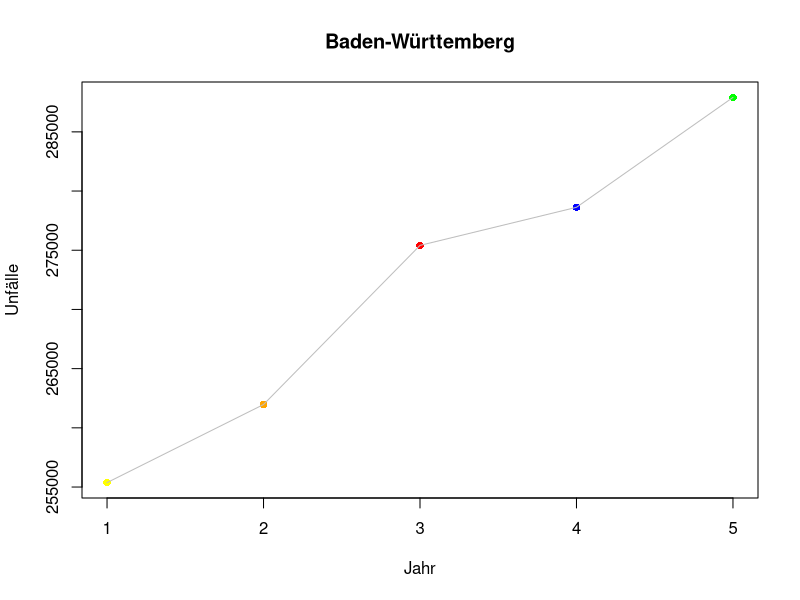
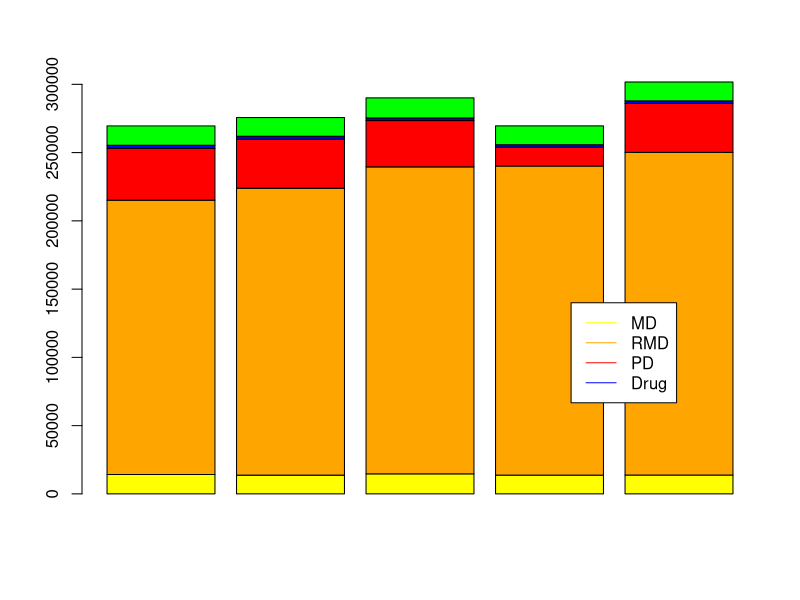
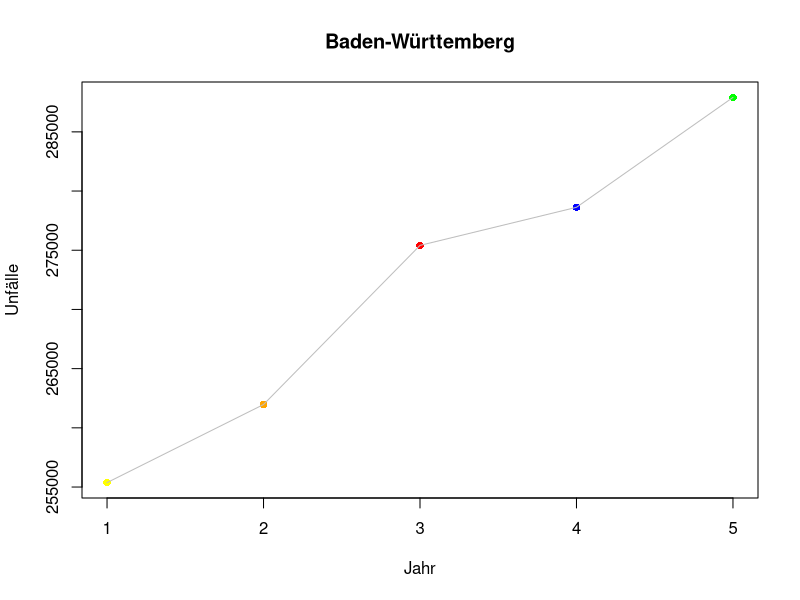
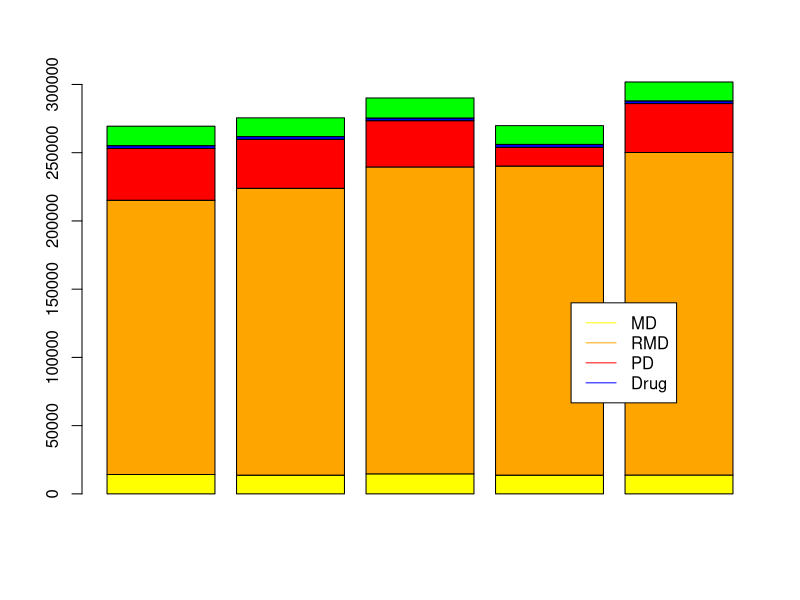
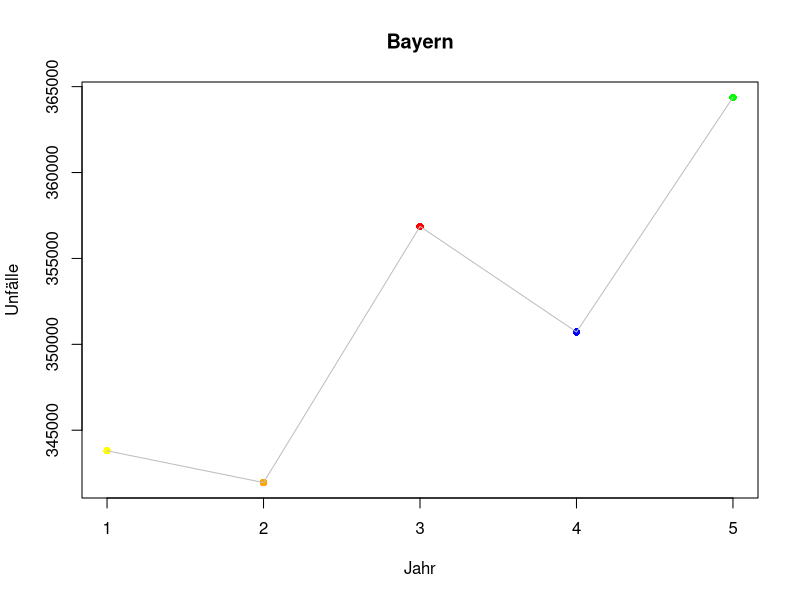
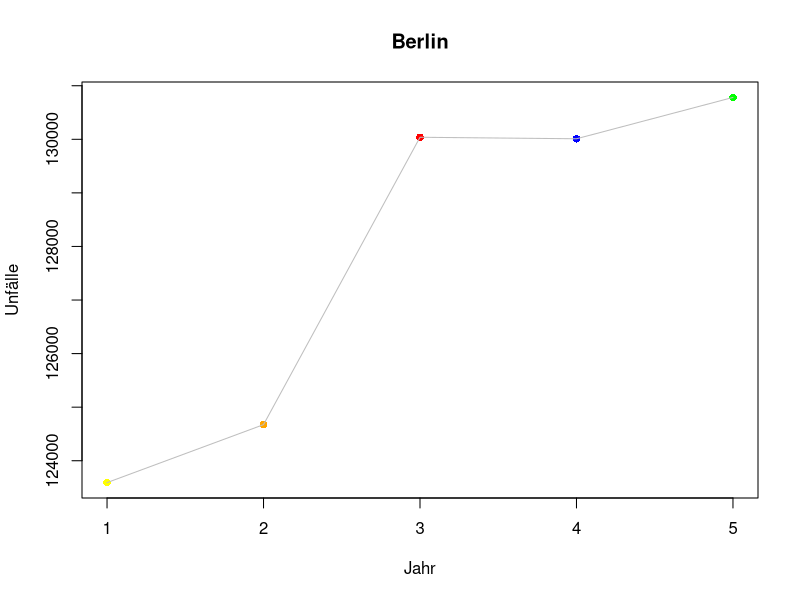
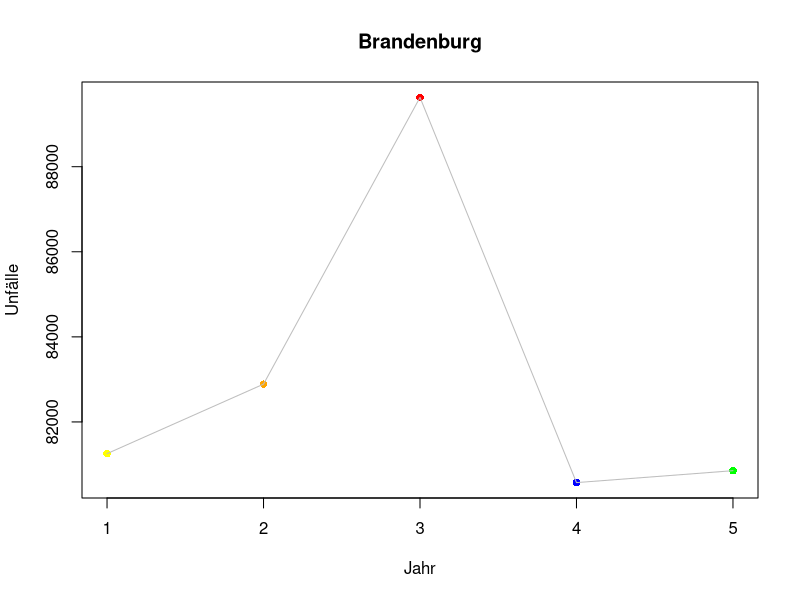
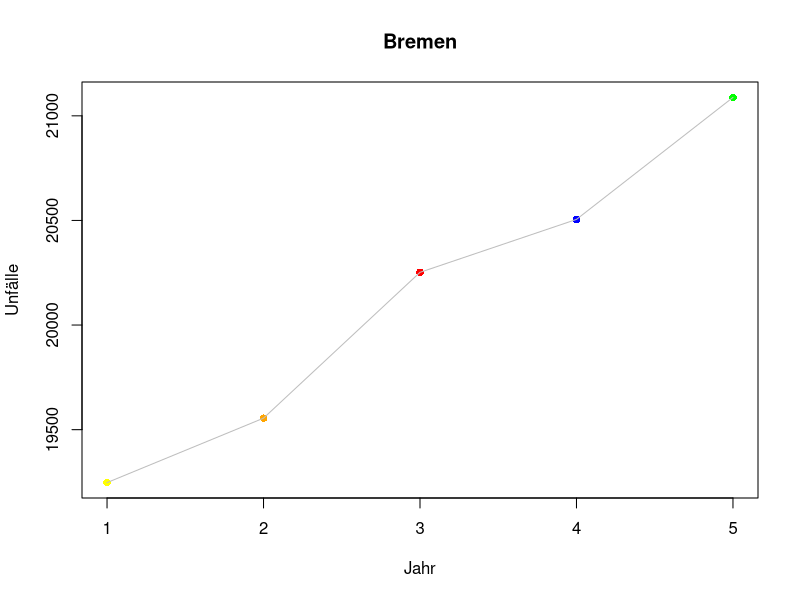

The R source for these figures, in order:
#Einlesen der Datei, System Linux Ubuntu 12.04
setwd("/home/vhx/Dokumente/R-Statistik/Projekt_S_V/WIN_HSHN_S_V/")
d<-read.csv2("unfalldaten.csv",encoding="utf-8")
d
colors = c("yellow", "orange", "red", "blue","green")

options(scipen=999)

# 1.Bundesland Baden Württenberg 
# Entwicklung von 2008 bis 2012 

BW<-subset(d,d$Bundesland =="Baden-Württemberg"  & d$Lage=="Insgesamt" & d$Unfälle =="Insgesamt" )

#Unfälle unter dem Einfluss berausch. Mittel
RBW<-subset(d,d$Bundesland =="Baden-Württemberg" & d$Unfälle =="Sonst. Unfälle unter dem Einfluss berausch. Mittel"  &  d$Lage =="Insgesamt" )
#Vektoren  
RBWJ<-c(RBW$X2008,RBW$X2009,RBW$X2010,RBW$X2011,RBW$X2012)
BWJahre<-c(BW$X2008,BW$X2009,BW$X2010,BW$X2011,BW$X2012)
RBWJ

#Baden-Württemberg;Schwerwiegende Unfälle mit Sachschaden i.e.S
md<-subset(d,d$Bundesland =="Baden-Württemberg" & d$Unfälle =="Schwerwiegende Unfälle mit Sachschaden i.e.S" & d$Lage =="Insgesamt")
md
mdD<-c(md$X2008,md$X2009,md$X2010,md$X2011,md$X2012)
mdD

#Unfälle mit Personenschaden
pd<-subset(d,d$Bundesland =="Baden-Württemberg" & d$Unfälle =="Unfälle mit Personenschaden" & d$Lage =="Insgesamt")
pd
pdD<-c(pd$X2008,pd$X2009,pd$X2010,md$X2011,pd$X2012)
pdD

#Übrige Sachschadensunfälle
rmd<-subset(d,d$Bundesland =="Baden-Württemberg" & d$Unfälle =="Übrige Sachschadensunfälle" & d$Lage =="Insgesamt")
rmdD<-c(rmd$X2008,rmd$X2009,rmd$X2010,rmd$X2011,rmd$X2012)



#Für gestapelte Saeulendiagramm 
t<-c(mdD,rmdD,pdD,RBWJ)
t
test<-matrix(t, nrow=5,ncol=5, byrow = TRUE )
test
#Entwicklung in 5 Jahren
plot(BWJahre,col=colors,ylab="Unfälle",xlab="Jahr",pch=16,main="Baden-Württemberg",cex=1)
lines(BWJahre,col="grey")

#Aufteilung
bw<-barplot(test,beside=F,col=colors)
legend(4.5,140000,c("MD","RMD","PD","Drug"), col=colors,lty=c(1,1))


# 2. Bundesland Bayern
# Entwicklung von 2008 bis 2012 
BY<-subset(d,d$Bundesland =="Bayern"  & d$Lage=="Insgesamt" & d$Unfälle =="Insgesamt")
BY

# Unfälle insgesammt Bayern
BYJahre<-c(BY$X2008,BY$X2009,BY$X2010,BY$X2011,BY$X2012)

#Drogeneinfluss
RBY<-subset(d,d$Bundesland =="Bayern" & d$Unfälle =="Sonst. Unfälle unter dem Einfluss berausch. Mittel"  &  d$Lage =="Insgesamt" )
#Vektoren  
RBYJ<-c(RBY$X2008,RBY$X2009,RBY$X2010,RBY$X2011,RBY$X2012)
RBYJ


#Schwerwiegende Unfälle mit Sachschaden i.e.S
BYmd<-subset(d,d$Bundesland =="Bayern" & d$Unfälle =="Schwerwiegende Unfälle mit Sachschaden i.e.S" & d$Lage =="Insgesamt")
BYmd
BYmdD<-c(md$X2008,md$X2009,md$X2010,md$X2011,md$X2012)
BYmdD

#Unfälle mit Personenschaden
BYpd<-subset(d,d$Bundesland =="Bayern" & d$Unfälle =="Unfälle mit Personenschaden" & d$Lage =="Insgesamt")

BYpdD<-c(pd$X2008,pd$X2009,pd$X2010,md$X2011,pd$X2012)
BYpdD

#Übrige Sachschadensunfälle
BYrmd<-subset(d,d$Bundesland =="Bayern" & d$Unfälle =="Übrige Sachschadensunfälle" & d$Lage =="Insgesamt")
BYrmdD<-c(rmd$X2008,rmd$X2009,rmd$X2010,rmd$X2011,rmd$X2012)



#Für gestapelte Saeulendiagramm 
t<-c(BYmdD,BYrmdD,BYpdD,RBYJ)
t
test<-matrix(t, nrow=5,ncol=5, byrow = TRUE )
test
#Entwicklung in 5 Jahren
plot(BWJahre,col=colors,ylab="Unfälle",xlab="Jahr",pch=16,main="Baden-Württemberg",cex=1)
lines(BWJahre,col="grey")

#Aufteilung
bw<-barplot(test,beside=F,col=colors)
legend(4.5,140000,c("MD","RMD","PD","Drug"), col=colors,lty=c(1,1))





plot(BYJahre,col=colors,ylab="Unfälle",xlab="Jahr",pch=16,main="Bayern")
lines(BYJahre,col="grey")

# 3.Bundesland Berlin
# Entwicklung von 2008 bis 2012 
BER<-subset(d,d$Bundesland =="Berlin" & d$Lage=="Insgesamt" & d$Unfälle =="Insgesamt")
BER

BERJahre<-c(BER$X2008,BER$X2009,BER$X2010,BER$X2011,BER$X2012)
summary(BERJahre)
plot(BERJahre,col=colors,ylab="Unfälle",xlab="Jahr",pch=16,main="Berlin")
lines(BERJahre,col="grey")

# 4. Bundesland Brandenburg
# Entwicklung von 2008 bis 2012

BRA<-subset(d,d$Bundesland =="Brandenburg" & d$Lage=="Insgesamt" & d$Unfälle =="Insgesamt")
BRA


BRAJahre<-c(BRA$X2008,BRA$X2009,BRA$X2010,BRA$X2011,BRA$X2012)
summary(BRAJahre)
plot(BRAJahre,col=colors,ylab="Unfälle",xlab="Jahr",pch=16,main="Brandenburg")
lines(BRAJahre,col="grey")

# 5. Bundesland Bremen
# Entwicklung von 2008 bis 2012

BREM<-subset(d,d$Bundesland =="Bremen" & d$Lage=="Insgesamt" & d$Unfälle =="Insgesamt")
BREM

BREMJahre<-c(BREM$X2008,BREM$X2009,BREM$X2010,BREM$X2011,BREM$X2012)
summary(BREMJahre)
plot(BREMJahre,col=colors,ylab="Unfälle",xlab="Jahr",pch=16,main="Bremen")
lines(BREMJahre,col="grey")

# 6. Bundesland Hamburg
# Entwicklung von 2008 bis 2012

HH<-subset(d,d$Bundesland =="Hamburg" & d$Lage=="Insgesamt" & d$Unfälle =="Insgesamt")
HH

HHJahre<-c(HH$X2008,HH$X2009,HH$X2010,HH$X2011,HH$X2012)
summary(HHJahre)
plot(HHJahre,col=colors,ylab="Unfälle",xlab="Jahr",pch=16,main="Hamburg")
lines(HHJahre,col="grey")

# 7. Bundesland Hessen
# Entwicklung von 2008 bis 2012

HE<-subset(d,d$Bundesland =="Hessen"  & d$Lage=="Insgesamt" & d$Unfälle =="Insgesamt")
HE

HEJahre<-c(HE$X2008,HE$X2009,HE$X2010,HE$X2011,HE$X2012)
summary(HEJahre)
plot(HEJahre,col=colors,ylab="Unfälle",xlab="Jahr",pch=16,main="Hessen")
lines(HEJahre,col="grey")

# 8. Bundesland Mecklenburg-Vorpommern
# Entwicklung von 2008 bis 2012

MV<-subset(d,d$Bundesland =="Mecklenburg-Vorpommern"  & d$Lage=="Insgesamt" & d$Unfälle =="Insgesamt")
MV

MVJahre<-c(MV$X2008,MV$X2009,MV$X2010,MV$X2011,MV$X2012)
summary(MVJahre)
plot(MVJahre,col=colors,ylab="Unfälle",xlab="Jahr",pch=16,main="Mecklenburg-Vorpommern")
lines(MVJahre,col="grey")

# 9. Bundesland Niedersachsen
# Entwicklung von 2008 bis 2012

NS<-subset(d,d$Bundesland =="Niedersachsen"  & d$Lage=="Insgesamt" & d$Unfälle =="Insgesamt")
NS

NSJahre<-c(NS$X2008,NS$X2009,NS$X2010,NS$X2011,NS$X2012)
summary(NSJahre)
plot(NSJahre,col=colors,ylab="Unfälle",xlab="Jahr",pch=16,main="Niedersachsen")
lines(NSJahre,col="grey")

# 10. Bundesland Nordrhein-Westfalen
# Entwicklung von 2008 bis 2012

NRW<-subset(d,d$Bundesland =="Nordrhein-Westfalen"  & d$Lage=="Insgesamt" & d$Unfälle =="Insgesamt")
NRW

NRWJahre<-c(NRW$X2008,NRW$X2009,NRW$X2010,NRW$X2011,NRW$X2012)
summary(NRWJahre)
plot(NRWJahre,col=colors,ylab="Unfälle",xlab="Jahr",pch=16,main="Nordrhein-Westfalen")
lines(NRWJahre,col="grey")

# 11. Rheinland-Pfalz
# Entwicklung von 2008 bis 2012

RP<-subset(d,d$Bundesland =="Rheinland-Pfalz"  & d$Lage=="Insgesamt" & d$Unfälle =="Insgesamt")
RP

RPJahre<-c(RP$X2008,RP$X2009,RP$X2010,RP$X2011,RP$X2012)
summary(RPJahre)
plot(RPJahre,col=colors,ylab="Unfälle",xlab="Jahr",pch=16,main="Rheinland-Pfalz")
lines(RPJahre,col="grey")


# 12. Bundesland Saarland
# Entwicklung von 2008 bis 2012

SA<-subset(d,d$Bundesland =="Saarland"  & d$Lage=="Insgesamt" & d$Unfälle =="Insgesamt")
SA

SAJahre<-c(SA$X2008,SA$X2009,SA$X2010,SA$X2011,SA$X2012)
summary(SAJahre)
plot(SAJahre,col=colors,ylab="Unfälle",xlab="Jahr",pch=16,main="Saarland")
lines(SAJahre,col="grey")

# 13. Bundesland Sachsen
# Entwicklung von 2008 bis 2012

SAC<-subset(d,d$Bundesland =="Sachsen"  & d$Lage=="Insgesamt" & d$Unfälle =="Insgesamt")
SAC

SACJahre<-c(SAC$X2008,SAC$X2009,SAC$X2010,SAC$X2011,SAC$X2012)
summary(SACJahre)
plot(SACJahre,col=colors,ylab="Unfälle",xlab="Jahr",pch=16,main="Sachsen")
lines(SACJahre,col="grey")

# 14. Bundesland Sachsen-Anhalt
# Entwicklung von 2008 bis 2012

SAA<-subset(d,d$Bundesland =="Sachsen-Anhalt"  & d$Lage=="Insgesamt" & d$Unfälle =="Insgesamt")
SAA

SAAJahre<-c(SAA$X2008,SAA$X2009,SAA$X2010,SAA$X2011,SAA$X2012)
summary(SAAJahre)
plot(SAAJahre,col=colors,ylab="Unfälle",xlab="Jahr",pch=16,main="Sachsen-Anhalt")
lines(SAAJahre,col="grey")

# 15. Bundesland Schleswig-Holstein
# Entwicklung von 2008 bis 2012

SH<-subset(d,d$Bundesland =="Schleswig-Holstein"  & d$Lage=="Insgesamt" & d$Unfälle =="Insgesamt")
SH

SHJahre<-c(SH$X2008,SH$X2009,SH$X2010,SH$X2011,SH$X2012)
summary(SHJahre)
plot(SHJahre,col=colors,ylab="Unfälle",xlab="Jahr",pch=16,main="Schleswig-Holstein")
lines(SHJahre,col="grey")



# 16 Bundesland Thüringen
# Entwicklung von 2008 bis 2012

TH<-subset(d,d$Bundesland =="Thüringen" & d$Lage=="Insgesamt" & d$Unfälle =="Insgesamt")
TH

THJahre<-c(TH$X2008,TH$X2009,TH$X2010,TH$X2011,TH$X2012)
summary(THJahre)
plot(THJahre,col=colors,ylab="Unfälle",xlab="Jahr",pch=16,main="Thüringen")
lines(THJahre,col="grey")

#Ganz Deutschland
DE<-THJahre+SHJahre+SAAJahre+SACJahre+BWJahre+BYJahre+BERJahre+BRAJahre+BREMJahre+HHJahre+HEJahre+MVJahre+NSJahre+NRWJahre+RPJahre+SAJahre
DE

plot(DE,col=colors)
lines(DE,col="grey")
